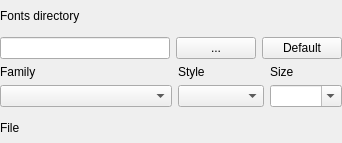
<?xml version="1.0" encoding="UTF-8"?>
<ui version="4.0">
 <class>FontSelectFrame</class>
 <widget class="QWidget" name="FontSelectFrame">
  <property name="geometry">
   <rect>
    <x>0</x>
    <y>0</y>
    <width>342</width>
    <height>143</height>
   </rect>
  </property>
  <property name="sizePolicy">
   <sizepolicy hsizetype="Minimum" vsizetype="Minimum">
    <horstretch>0</horstretch>
    <verstretch>0</verstretch>
   </sizepolicy>
  </property>
  <property name="windowTitle">
   <string>Frame</string>
  </property>
  <property name="locale">
   <locale language="English" country="UnitedStates"/>
  </property>
  <layout class="QVBoxLayout" name="verticalLayout">
   <property name="sizeConstraint">
    <enum>QLayout::SetMinimumSize</enum>
   </property>
   <property name="leftMargin">
    <number>0</number>
   </property>
   <property name="topMargin">
    <number>0</number>
   </property>
   <property name="rightMargin">
    <number>0</number>
   </property>
   <property name="bottomMargin">
    <number>0</number>
   </property>
   <item>
    <widget class="QLabel" name="label">
     <property name="text">
      <string>Fonts directory</string>
     </property>
     <property name="buddy">
      <cstring>lineEditFontsDir</cstring>
     </property>
    </widget>
   </item>
   <item>
    <layout class="QHBoxLayout" name="horizontalLayout" stretch="1,0,0">
     <item>
      <widget class="QLineEdit" name="lineEditFontsDir">
       <property name="enabled">
        <bool>true</bool>
       </property>
       <property name="readOnly">
        <bool>true</bool>
       </property>
      </widget>
     </item>
     <item>
      <widget class="QPushButton" name="pushButtonChangeDir">
       <property name="text">
        <string>...</string>
       </property>
      </widget>
     </item>
     <item>
      <widget class="QPushButton" name="pushButtonDefault">
       <property name="text">
        <string>Default</string>
       </property>
      </widget>
     </item>
    </layout>
   </item>
   <item>
    <layout class="QGridLayout" name="gridLayout" columnstretch="2,1,0" columnminimumwidth="0,0,1">
     <item row="1" column="0">
      <widget class="QLabel" name="label_Family">
       <property name="text">
        <string>Family</string>
       </property>
       <property name="buddy">
        <cstring>comboBoxFamily</cstring>
       </property>
      </widget>
     </item>
     <item row="1" column="1">
      <widget class="QLabel" name="label_Style">
       <property name="text">
        <string>Style</string>
       </property>
       <property name="buddy">
        <cstring>comboBoxStyle</cstring>
       </property>
      </widget>
     </item>
     <item row="1" column="2">
      <widget class="QLabel" name="label_4">
       <property name="text">
        <string>Size</string>
       </property>
       <property name="buddy">
        <cstring>comboBoxSize</cstring>
       </property>
      </widget>
     </item>
     <item row="2" column="0">
      <widget class="QComboBox" name="comboBoxFamily">
       <property name="insertPolicy">
        <enum>QComboBox::InsertAlphabetically</enum>
       </property>
      </widget>
     </item>
     <item row="2" column="1">
      <widget class="QComboBox" name="comboBoxStyle">
       <property name="duplicatesEnabled">
        <bool>true</bool>
       </property>
      </widget>
     </item>
     <item row="2" column="2">
      <widget class="QComboBox" name="comboBoxSize">
       <property name="editable">
        <bool>true</bool>
       </property>
       <property name="insertPolicy">
        <enum>QComboBox::InsertAlphabetically</enum>
       </property>
      </widget>
     </item>
    </layout>
   </item>
   <item>
    <widget class="QLabel" name="label_FileName">
     <property name="text">
      <string>File</string>
     </property>
    </widget>
   </item>
  </layout>
 </widget>
 <tabstops>
  <tabstop>pushButtonChangeDir</tabstop>
  <tabstop>lineEditFontsDir</tabstop>
  <tabstop>comboBoxFamily</tabstop>
  <tabstop>comboBoxStyle</tabstop>
  <tabstop>comboBoxSize</tabstop>
 </tabstops>
 <resources/>
 <connections/>
 <slots>
  <slot>fontDirectoryChangeRequest()</slot>
 </slots>
</ui>
